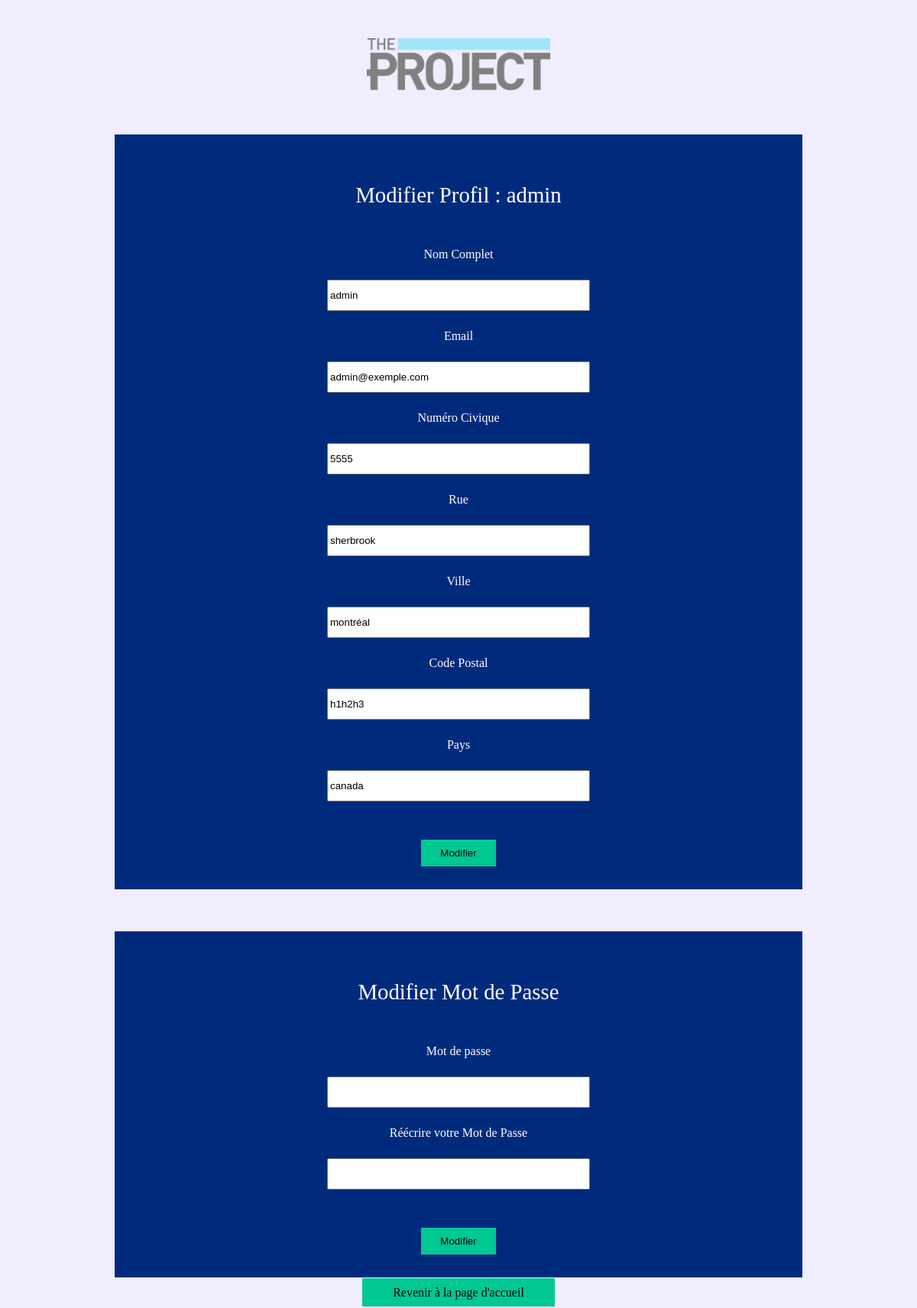
The app's page /index.php?action=profil (signed in) with its own data.
### tables this page shows
CREATE TABLE `utilisateur` (
  `id` int(11) NOT NULL,
  `nom` varchar(50) NOT NULL,
  `numero` int(11) NOT NULL,
  `rue` varchar(50) NOT NULL,
  `ville` varchar(50) NOT NULL,
  `codePostal` varchar(50) NOT NULL,
  `pays` varchar(50) NOT NULL,
  `courriel` varchar(50) NOT NULL,
  `role` varchar(50) NOT NULL,
  `username` varchar(50) NOT NULL,
  `password` varchar(70) NOT NULL,
  `specialite` varchar(50) DEFAULT NULL,
  `actif` tinyint(1) NOT NULL
);

### function_db.php (called while the page is built, shortened)
<?php
    function connectDB(){
        $c = mysqli_connect("localhost", "root", "", "enterpriseProject");
        mysqli_query($c, "SET NAMES 'utf8'");
        return $c;
    }
    $connexion = connectDB();
    function infoUser($user){
        global $connexion;
        $requete ="SELECT * FROM utilisateur
        where username='".filtre($user)."'";
        $resultat =mysqli_query($connexion,$requete);
        return $resultat;
    }
    function filtre($var)
    {
        global $connexion;
        $varFiltre = mysqli_real_escape_string($connexion, $var);
        $varFiltre = strip_tags($varFiltre, "<a><b><em>");
        return $varFiltre;
    }
?>

### vues/profil.php (the view, shortened to what this page needs)
<!DOCTYPE html>
<html lang="fr">
<head>
    <link rel="stylesheet" href="scss/style.css">
</head>
<body>
    <header class="logo">
        <?php
            if($_SESSION["role"]!=="admin"){
        ?>
            <a href="index.php?action=accueil"><img src="images/logo.png" alt="image logo de la page"></a>
        <?php
            }else if($_SESSION["role"] =="admin"){
        ?>
            <a href="index.php?action=admin"><img src="images/logo.png" alt="image logo de la page"></a>
        <?php
            }
        ?>
    </header>
    <main>
        <div class="blc2">
            <h3>Modifier Profil : <?php echo $_SESSION["user"]; ?></h3>
            <?php
                if($range=mysqli_fetch_assoc($info)){
            ?>
            <form method="post" class="form2">
                <table>
                    <tr>
                        <td>
                            <label for="nom" class="label">Nom Complet</label>
                        </td>
                    </tr>
                    <tr>
                        <td>
                            <input type="text" class="champ" name="nom" value="<?php echo $range["nom"] ?>">
                        </td>
                    </tr>
                    <tr>
                        <td>
                            <label for="mail">Email</label>
                        </td>
                    </tr>
                    <tr>
                        <td>
                            <input type="text" class="champ" name="mail" value="<?php echo $range["courriel"] ?>">
                        </td>
                    </tr>
                    <tr>
                        <td>
                            <label for="numero">Numéro Civique</label>
                        </td>
                    </tr>
                    <tr>
                        <td>
                            <input type="text" class="champ" name="numero" value="<?php echo $range["numero"] ?>">
                        </td>
                    </tr>
                    <tr>
                        <td>
                            <label for="rue">Rue</label>
                        </td>
                    </tr>
                    <tr>
                        <td>
                            <input type="text" class="champ" name="rue" value="<?php echo $range["rue"] ?>">
                        </td>
                    </tr>
                    <tr>
                        <td>
                            <label for="ville">Ville</label>
                        </td>
                    </tr>
                    <tr>
                        <td>
                            <input type="text" class="champ" name="ville" value="<?php echo $range["ville"] ?>">
                        </td>
                    </tr>
                    <tr>
                        <td>
                            <label for="postal">Code Postal</label>
                        </td>
                    </tr>
                    <tr>
                        <td>
                            <input type="text" class="champ" name="postal" value="<?php echo $range["codePostal"] ?>">
                        </td>
                    </tr>
                    <tr>
                        <td>
                            <label for="pays">Pays</label>
                        </td>
                    </tr>
                    <tr>
                        <td>
                            <input type="text" class="champ" name="pays" value="<?php echo $range["pays"] ?>">
                        </td>
                    </tr>
                    <tr>
                        <td>
                        </td>
                    </tr>
                    <tr>
                        <td class="btn">
                            <input type="submit" class="btn1" value="Modifier">
                        </td>
                    </tr>
                </table>
            </form>
        </div>
        <div class="blc2">
        <h3>Modifier Mot de Passe</h3>
            <form method="post" class="form2">
            <table>
                    <tr>
                        <td>
                            <label for="pass">Mot de passe</label>
                        </td>
                    </tr>
                    <tr>
                        <td>
                            <input type="password" class="champ" name="pass" >
                        </td>
                    </tr>
                    <tr>
                        <td>
                            <label for="pass2">Réécrire votre Mot de Passe</label>
                        </td>
                    </tr>
                    <tr>
                        <td>
                            <input type="password" class="champ" name="pass2" >
                        </td>
                    </tr>
                    <tr>
                        <td>
                        </td>
                    </tr>
                    <tr>
                        <td class="btn">
                            <input type="submit" class="btn1" value="Modifier">
                        </td>
                    </tr>
                </table>
            </form>
        </div>
        <p class="lien">
        <?php
            if($_SESSION["role"] !== "admin"){
        ?>
            <a href="index.php?action=accueil">Revenir à la page d'accueil</a>
        <?php
            }else if($_SESSION["role"] == "admin"){
        ?>
        <a href="index.php?action=admin">Revenir à la page d'accueil</a>
        <?php
            }
        ?>
        </p>
        <?php
            }
        ?>
</main>
</body>
</html>

### scss/style.css (style rules this page uses)
html, body, div, span, applet, object, iframe, h1, h2, h3, h4, h5, h6, p, blockquote, pre, a, abbr, acronym, address, big, cite, code, del, dfn, em, img, ins, kbd, q, s, samp, small, strike, strong, sub, sup, tt, var, b, u, i, center, dl, dt, dd, ol, ul, li, fieldset, form, label, legend, table, caption, tbody, tfoot, thead, tr, th, td, article, aside, canvas, details, embed, figure, figcaption, footer, header, hgroup, menu, nav, output, ruby, section, summary, time, mark, audio, video { margin: 0; padding: 0; border: 0; font-size: 100%; font: inherit; vertical-align: baseline; }
article, aside, details, figcaption, figure, footer, header, hgroup, menu, nav, section { display: block; }
body { line-height: 1; }
table { border-collapse: collapse; border-spacing: 0; }
body { background: #F0EDFF; }
body .logo { width: 20%; margin: auto; margin-top: 50px; }
body .logo a img { width: 100%; }
body main p { text-align: center; }
body main p a { background: #00C892; line-height: 2.5; padding: 10px; padding-left: 40px; padding-right: 40px; text-decoration: none; color: black; }
body main .blc2 { width: 75%; background: #002B7C; margin: auto; margin-top: 55px; text-align: center; }
body main .blc2 h3 { text-align: center; padding-top: 65px; color: white; font-family: 'EB Garamond', serif; font-size: 1.8em; }
body main .blc2 .form2 { text-align: center; padding: 30px; color: white; }
body main .blc2 .form2 table { width: 80%; height: 100%; margin: auto; }
body main .blc2 .form2 table tr td { padding-top: 25px; }
body main .blc2 .form2 table tr td .champ { width: 50%; height: 35px; }
body main .blc2 .form2 table tr .btn .btn1 { background: #00C892; color: black; border: none; padding-top: 10px; padding-bottom: 10px; padding-left: 25px; padding-right: 25px; }
body main .lien { text-align: center; }

### records on screen
utilisateur: nom "admin", mail "admin@exemple.com", numero "5555", rue "sherbrook", ville "montréal", postal "h1h2h3", pays "canada"

### other values on screen
$_SESSION["user"] "admin"
